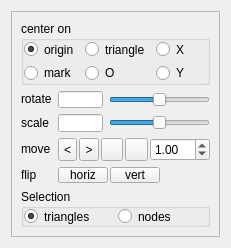
<?xml version="1.0" encoding="UTF-8"?>
<ui version="4.0">
 <class>EditTriangleWidget</class>
 <widget class="QWidget" name="EditTriangleWidget">
  <property name="geometry">
   <rect>
    <x>0</x>
    <y>0</y>
    <width>231</width>
    <height>248</height>
   </rect>
  </property>
  <property name="sizePolicy">
   <sizepolicy hsizetype="Minimum" vsizetype="Minimum">
    <horstretch>0</horstretch>
    <verstretch>0</verstretch>
   </sizepolicy>
  </property>
  <property name="windowTitle">
   <string>Form</string>
  </property>
  <layout class="QGridLayout" name="gridLayout_5">
   <item row="0" column="0">
    <widget class="QFrame" name="frame">
     <property name="sizePolicy">
      <sizepolicy hsizetype="Maximum" vsizetype="Maximum">
       <horstretch>0</horstretch>
       <verstretch>0</verstretch>
      </sizepolicy>
     </property>
     <property name="frameShape">
      <enum>QFrame::StyledPanel</enum>
     </property>
     <property name="frameShadow">
      <enum>QFrame::Sunken</enum>
     </property>
     <layout class="QGridLayout" name="gridLayout_4">
      <item row="0" column="0" colspan="3">
       <widget class="QGroupBox" name="m_centerOnGroup">
        <property name="minimumSize">
         <size>
          <width>1</width>
          <height>1</height>
         </size>
        </property>
        <property name="title">
         <string>center on</string>
        </property>
        <property name="alignment">
         <set>Qt::AlignLeading|Qt::AlignLeft|Qt::AlignTop</set>
        </property>
        <property name="flat">
         <bool>true</bool>
        </property>
        <layout class="QGridLayout" name="gridLayout">
         <property name="margin">
          <number>0</number>
         </property>
         <item row="0" column="0">
          <widget class="QRadioButton" name="m_originButton">
           <property name="sizePolicy">
            <sizepolicy hsizetype="Minimum" vsizetype="Maximum">
             <horstretch>0</horstretch>
             <verstretch>0</verstretch>
            </sizepolicy>
           </property>
           <property name="minimumSize">
            <size>
             <width>1</width>
             <height>1</height>
            </size>
           </property>
           <property name="text">
            <string>origin</string>
           </property>
           <property name="checked">
            <bool>true</bool>
           </property>
          </widget>
         </item>
         <item row="0" column="1">
          <widget class="QRadioButton" name="m_triangleButton">
           <property name="sizePolicy">
            <sizepolicy hsizetype="Minimum" vsizetype="Maximum">
             <horstretch>0</horstretch>
             <verstretch>0</verstretch>
            </sizepolicy>
           </property>
           <property name="minimumSize">
            <size>
             <width>1</width>
             <height>1</height>
            </size>
           </property>
           <property name="text">
            <string>triangle</string>
           </property>
          </widget>
         </item>
         <item row="0" column="2">
          <widget class="QRadioButton" name="m_nodeXButton">
           <property name="sizePolicy">
            <sizepolicy hsizetype="Minimum" vsizetype="Maximum">
             <horstretch>0</horstretch>
             <verstretch>0</verstretch>
            </sizepolicy>
           </property>
           <property name="minimumSize">
            <size>
             <width>1</width>
             <height>1</height>
            </size>
           </property>
           <property name="text">
            <string>X</string>
           </property>
          </widget>
         </item>
         <item row="1" column="0">
          <widget class="QRadioButton" name="m_markButton">
           <property name="sizePolicy">
            <sizepolicy hsizetype="Minimum" vsizetype="Maximum">
             <horstretch>0</horstretch>
             <verstretch>0</verstretch>
            </sizepolicy>
           </property>
           <property name="minimumSize">
            <size>
             <width>1</width>
             <height>1</height>
            </size>
           </property>
           <property name="text">
            <string>mark</string>
           </property>
          </widget>
         </item>
         <item row="1" column="1">
          <widget class="QRadioButton" name="m_nodeOButton">
           <property name="sizePolicy">
            <sizepolicy hsizetype="Minimum" vsizetype="Maximum">
             <horstretch>0</horstretch>
             <verstretch>0</verstretch>
            </sizepolicy>
           </property>
           <property name="minimumSize">
            <size>
             <width>1</width>
             <height>1</height>
            </size>
           </property>
           <property name="text">
            <string>O</string>
           </property>
          </widget>
         </item>
         <item row="1" column="2">
          <widget class="QRadioButton" name="m_nodeYButton">
           <property name="sizePolicy">
            <sizepolicy hsizetype="Minimum" vsizetype="Maximum">
             <horstretch>0</horstretch>
             <verstretch>0</verstretch>
            </sizepolicy>
           </property>
           <property name="minimumSize">
            <size>
             <width>1</width>
             <height>1</height>
            </size>
           </property>
           <property name="text">
            <string>Y</string>
           </property>
          </widget>
         </item>
        </layout>
       </widget>
      </item>
      <item row="1" column="0">
       <widget class="QLabel" name="label_3">
        <property name="sizePolicy">
         <sizepolicy hsizetype="Maximum" vsizetype="Maximum">
          <horstretch>0</horstretch>
          <verstretch>0</verstretch>
         </sizepolicy>
        </property>
        <property name="minimumSize">
         <size>
          <width>1</width>
          <height>1</height>
         </size>
        </property>
        <property name="text">
         <string>rotate</string>
        </property>
       </widget>
      </item>
      <item row="1" column="1">
       <widget class="QLineEdit" name="m_rotateLineEdit">
        <property name="sizePolicy">
         <sizepolicy hsizetype="Maximum" vsizetype="Maximum">
          <horstretch>0</horstretch>
          <verstretch>0</verstretch>
         </sizepolicy>
        </property>
        <property name="minimumSize">
         <size>
          <width>40</width>
          <height>1</height>
         </size>
        </property>
        <property name="maximumSize">
         <size>
          <width>45</width>
          <height>16777215</height>
         </size>
        </property>
       </widget>
      </item>
      <item row="1" column="2">
       <widget class="SnapSlider" name="m_rotateSlider">
        <property name="sizePolicy">
         <sizepolicy hsizetype="Expanding" vsizetype="Maximum">
          <horstretch>2</horstretch>
          <verstretch>0</verstretch>
         </sizepolicy>
        </property>
        <property name="minimumSize">
         <size>
          <width>1</width>
          <height>1</height>
         </size>
        </property>
        <property name="minimum">
         <number>-1080</number>
        </property>
        <property name="maximum">
         <number>1080</number>
        </property>
        <property name="value">
         <number>0</number>
        </property>
        <property name="orientation">
         <enum>Qt::Horizontal</enum>
        </property>
       </widget>
      </item>
      <item row="2" column="0">
       <widget class="QLabel" name="label_2">
        <property name="sizePolicy">
         <sizepolicy hsizetype="Maximum" vsizetype="Maximum">
          <horstretch>0</horstretch>
          <verstretch>0</verstretch>
         </sizepolicy>
        </property>
        <property name="minimumSize">
         <size>
          <width>1</width>
          <height>1</height>
         </size>
        </property>
        <property name="text">
         <string>scale</string>
        </property>
       </widget>
      </item>
      <item row="2" column="1">
       <widget class="QLineEdit" name="m_scaleLineEdit">
        <property name="sizePolicy">
         <sizepolicy hsizetype="Maximum" vsizetype="Maximum">
          <horstretch>0</horstretch>
          <verstretch>0</verstretch>
         </sizepolicy>
        </property>
        <property name="minimumSize">
         <size>
          <width>40</width>
          <height>1</height>
         </size>
        </property>
        <property name="maximumSize">
         <size>
          <width>45</width>
          <height>16777215</height>
         </size>
        </property>
       </widget>
      </item>
      <item row="2" column="2">
       <widget class="SnapSlider" name="m_scaleSlider">
        <property name="sizePolicy">
         <sizepolicy hsizetype="Expanding" vsizetype="Maximum">
          <horstretch>2</horstretch>
          <verstretch>0</verstretch>
         </sizepolicy>
        </property>
        <property name="minimumSize">
         <size>
          <width>1</width>
          <height>1</height>
         </size>
        </property>
        <property name="minimum">
         <number>-1000</number>
        </property>
        <property name="maximum">
         <number>1000</number>
        </property>
        <property name="orientation">
         <enum>Qt::Horizontal</enum>
        </property>
       </widget>
      </item>
      <item row="3" column="0">
       <widget class="QLabel" name="label_6">
        <property name="sizePolicy">
         <sizepolicy hsizetype="Maximum" vsizetype="Maximum">
          <horstretch>0</horstretch>
          <verstretch>0</verstretch>
         </sizepolicy>
        </property>
        <property name="minimumSize">
         <size>
          <width>0</width>
          <height>1</height>
         </size>
        </property>
        <property name="text">
         <string>move</string>
        </property>
       </widget>
      </item>
      <item row="3" column="1" colspan="2">
       <layout class="QHBoxLayout" stretch="0,0,0,0,1">
        <property name="spacing">
         <number>2</number>
        </property>
        <item>
         <widget class="QToolButton" name="m_moveLeftButton">
          <property name="sizePolicy">
           <sizepolicy hsizetype="Maximum" vsizetype="Maximum">
            <horstretch>0</horstretch>
            <verstretch>0</verstretch>
           </sizepolicy>
          </property>
          <property name="minimumSize">
           <size>
            <width>1</width>
            <height>1</height>
           </size>
          </property>
          <property name="maximumSize">
           <size>
            <width>24</width>
            <height>24</height>
           </size>
          </property>
          <property name="toolTip">
           <string>move left</string>
          </property>
          <property name="text">
           <string>&lt;</string>
          </property>
          <property name="icon">
           <iconset resource="../qosmic.qrc">
            <normaloff>:/icons/silk/bullet_arrow_left.xpm</normaloff>:/icons/silk/bullet_arrow_left.xpm</iconset>
          </property>
          <property name="autoRepeat">
           <bool>true</bool>
          </property>
         </widget>
        </item>
        <item>
         <widget class="QToolButton" name="m_moveRightButton">
          <property name="sizePolicy">
           <sizepolicy hsizetype="Maximum" vsizetype="Maximum">
            <horstretch>0</horstretch>
            <verstretch>0</verstretch>
           </sizepolicy>
          </property>
          <property name="minimumSize">
           <size>
            <width>1</width>
            <height>1</height>
           </size>
          </property>
          <property name="maximumSize">
           <size>
            <width>24</width>
            <height>24</height>
           </size>
          </property>
          <property name="toolTip">
           <string>move right</string>
          </property>
          <property name="text">
           <string>&gt;</string>
          </property>
          <property name="icon">
           <iconset resource="../qosmic.qrc">
            <normaloff>:/icons/silk/bullet_arrow_right.xpm</normaloff>:/icons/silk/bullet_arrow_right.xpm</iconset>
          </property>
          <property name="autoRepeat">
           <bool>true</bool>
          </property>
         </widget>
        </item>
        <item>
         <widget class="QToolButton" name="m_moveDownButton">
          <property name="sizePolicy">
           <sizepolicy hsizetype="Maximum" vsizetype="Maximum">
            <horstretch>0</horstretch>
            <verstretch>0</verstretch>
           </sizepolicy>
          </property>
          <property name="minimumSize">
           <size>
            <width>1</width>
            <height>1</height>
           </size>
          </property>
          <property name="maximumSize">
           <size>
            <width>24</width>
            <height>24</height>
           </size>
          </property>
          <property name="toolTip">
           <string>move down</string>
          </property>
          <property name="text">
           <string/>
          </property>
          <property name="icon">
           <iconset resource="../qosmic.qrc">
            <normaloff>:/icons/silk/bullet_arrow_down.xpm</normaloff>:/icons/silk/bullet_arrow_down.xpm</iconset>
          </property>
          <property name="autoRepeat">
           <bool>true</bool>
          </property>
         </widget>
        </item>
        <item>
         <widget class="QToolButton" name="m_moveUpButton">
          <property name="sizePolicy">
           <sizepolicy hsizetype="Maximum" vsizetype="Maximum">
            <horstretch>0</horstretch>
            <verstretch>0</verstretch>
           </sizepolicy>
          </property>
          <property name="minimumSize">
           <size>
            <width>1</width>
            <height>1</height>
           </size>
          </property>
          <property name="maximumSize">
           <size>
            <width>24</width>
            <height>24</height>
           </size>
          </property>
          <property name="toolTip">
           <string>move up</string>
          </property>
          <property name="text">
           <string/>
          </property>
          <property name="icon">
           <iconset resource="../qosmic.qrc">
            <normaloff>:/icons/silk/bullet_arrow_up.xpm</normaloff>:/icons/silk/bullet_arrow_up.xpm</iconset>
          </property>
          <property name="autoRepeat">
           <bool>true</bool>
          </property>
         </widget>
        </item>
        <item>
         <widget class="DoubleValueEditor" name="m_multiplierEditor">
          <property name="sizePolicy">
           <sizepolicy hsizetype="Minimum" vsizetype="Fixed">
            <horstretch>1</horstretch>
            <verstretch>0</verstretch>
           </sizepolicy>
          </property>
          <property name="minimumSize">
           <size>
            <width>60</width>
            <height>0</height>
           </size>
          </property>
          <property name="minimum">
           <double>0.000000000000000</double>
          </property>
          <property name="singleStep">
           <double>0.100000000000000</double>
          </property>
          <property name="value">
           <double>1.000000000000000</double>
          </property>
         </widget>
        </item>
       </layout>
      </item>
      <item row="4" column="0">
       <widget class="QLabel" name="label">
        <property name="sizePolicy">
         <sizepolicy hsizetype="Maximum" vsizetype="Maximum">
          <horstretch>0</horstretch>
          <verstretch>0</verstretch>
         </sizepolicy>
        </property>
        <property name="minimumSize">
         <size>
          <width>1</width>
          <height>1</height>
         </size>
        </property>
        <property name="text">
         <string>flip</string>
        </property>
       </widget>
      </item>
      <item row="4" column="1" colspan="2">
       <layout class="QHBoxLayout">
        <property name="spacing">
         <number>2</number>
        </property>
        <item>
         <widget class="QToolButton" name="m_hFlipButton">
          <property name="sizePolicy">
           <sizepolicy hsizetype="Maximum" vsizetype="Maximum">
            <horstretch>1</horstretch>
            <verstretch>0</verstretch>
           </sizepolicy>
          </property>
          <property name="minimumSize">
           <size>
            <width>1</width>
            <height>1</height>
           </size>
          </property>
          <property name="maximumSize">
           <size>
            <width>50</width>
            <height>24</height>
           </size>
          </property>
          <property name="toolTip">
           <string>flip horizontally</string>
          </property>
          <property name="text">
           <string>horiz</string>
          </property>
          <property name="icon">
           <iconset resource="../qosmic.qrc">
            <normaloff>:/icons/silk/shape_flip_horizontal.xpm</normaloff>:/icons/silk/shape_flip_horizontal.xpm</iconset>
          </property>
         </widget>
        </item>
        <item>
         <widget class="QToolButton" name="m_vFlipButton">
          <property name="sizePolicy">
           <sizepolicy hsizetype="Maximum" vsizetype="Maximum">
            <horstretch>1</horstretch>
            <verstretch>0</verstretch>
           </sizepolicy>
          </property>
          <property name="minimumSize">
           <size>
            <width>1</width>
            <height>1</height>
           </size>
          </property>
          <property name="maximumSize">
           <size>
            <width>50</width>
            <height>24</height>
           </size>
          </property>
          <property name="toolTip">
           <string>flip vertically</string>
          </property>
          <property name="text">
           <string>vert</string>
          </property>
          <property name="icon">
           <iconset resource="../qosmic.qrc">
            <normaloff>:/icons/silk/shape_flip_vertical.xpm</normaloff>:/icons/silk/shape_flip_vertical.xpm</iconset>
          </property>
         </widget>
        </item>
        <item>
         <spacer>
          <property name="orientation">
           <enum>Qt::Horizontal</enum>
          </property>
          <property name="sizeHint" stdset="0">
           <size>
            <width>1</width>
            <height>1</height>
           </size>
          </property>
         </spacer>
        </item>
       </layout>
      </item>
      <item row="5" column="0" colspan="3">
       <widget class="QGroupBox" name="m_modeGroupBox">
        <property name="minimumSize">
         <size>
          <width>0</width>
          <height>1</height>
         </size>
        </property>
        <property name="title">
         <string>Selection</string>
        </property>
        <property name="flat">
         <bool>true</bool>
        </property>
        <layout class="QGridLayout" name="gridLayout_2">
         <property name="margin">
          <number>0</number>
         </property>
         <property name="spacing">
          <number>4</number>
         </property>
         <item row="0" column="0" colspan="2">
          <widget class="QRadioButton" name="m_selectTrianglesButton">
           <property name="minimumSize">
            <size>
             <width>1</width>
             <height>1</height>
            </size>
           </property>
           <property name="text">
            <string>triangles</string>
           </property>
           <property name="checkable">
            <bool>true</bool>
           </property>
           <property name="checked">
            <bool>true</bool>
           </property>
           <property name="autoExclusive">
            <bool>true</bool>
           </property>
           <property name="autoRaise" stdset="0">
            <bool>true</bool>
           </property>
          </widget>
         </item>
         <item row="0" column="2" colspan="2">
          <widget class="QRadioButton" name="m_selectNodesButton">
           <property name="minimumSize">
            <size>
             <width>1</width>
             <height>1</height>
            </size>
           </property>
           <property name="text">
            <string>nodes</string>
           </property>
           <property name="checkable">
            <bool>true</bool>
           </property>
           <property name="autoExclusive">
            <bool>true</bool>
           </property>
           <property name="autoRaise" stdset="0">
            <bool>true</bool>
           </property>
          </widget>
         </item>
        </layout>
       </widget>
      </item>
     </layout>
    </widget>
   </item>
   <item row="1" column="0">
    <spacer name="verticalSpacer">
     <property name="orientation">
      <enum>Qt::Vertical</enum>
     </property>
     <property name="sizeHint" stdset="0">
      <size>
       <width>0</width>
       <height>0</height>
      </size>
     </property>
    </spacer>
   </item>
  </layout>
 </widget>
 <customwidgets>
  <customwidget>
   <class>DoubleValueEditor</class>
   <extends>QDoubleSpinBox</extends>
   <header>doublevalueeditor.h</header>
  </customwidget>
  <customwidget>
   <class>SnapSlider</class>
   <extends>QSlider</extends>
   <header>snapslider.h</header>
  </customwidget>
 </customwidgets>
 <resources>
  <include location="../qosmic.qrc"/>
 </resources>
 <connections/>
</ui>
